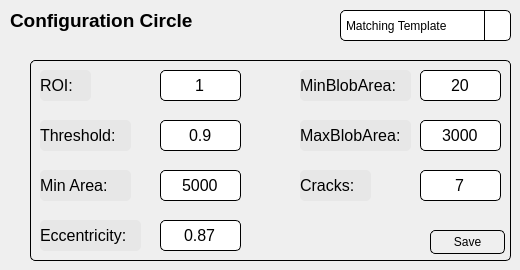
       <widget class="QWidget" name="page_1">
        <widget class="QLabel" name="label_4">
         <property name="geometry">
          <rect>
           <x>10</x>
           <y>0</y>
           <width>201</width>
           <height>41</height>
          </rect>
         </property>
         <property name="font">
          <font>
           <pointsize>14</pointsize>
           <bold>true</bold>
          </font>
         </property>
         <property name="styleSheet">
          <string notr="true">background-color: none;
color: rgb(0, 0, 0);
border: none;</string>
         </property>
         <property name="text">
          <string>Configuration Circle</string>
         </property>
         <property name="alignment">
          <set>Qt::AlignLeading|Qt::AlignLeft|Qt::AlignVCenter</set>
         </property>
        </widget>
        <widget class="QComboBox" name="comboBox_circle">
         <property name="geometry">
          <rect>
           <x>340</x>
           <y>10</y>
           <width>171</width>
           <height>31</height>
          </rect>
         </property>
         <property name="styleSheet">
          <string notr="true">QComboBox {
                border: 1px solid ;
                border-radius: 5px;
                padding: 5px;
                min-width: 6em;
                background-color: none;
            }

            QComboBox:hover {
                background-color: #cae1ff;
    			border: 1px solid #0066cc; /* Blue border for button hover */
            }

            QComboBox::drop-down {
                subcontrol-origin: padding;
                subcontrol-position: top right;
                width: 25px;
                border-left: 1px solid;
                border-top-right-radius: 3px;
                border-bottom-right-radius: 3px;
            }

            QComboBox::down-arrow {
				image: url(D:/Pharma3/icon/icons8-arrow-down);
                width: 14px;
                height: 14px;
				margin-top: 2px;    
            }

          </string>
         </property>
         <item>
          <property name="text">
           <string>Matching Template</string>
          </property>
         </item>
         <item>
          <property name="text">
           <string>Check Area</string>
          </property>
         </item>
         <item>
          <property name="text">
           <string>Check Circularity</string>
          </property>
         </item>
         <item>
          <property name="text">
           <string>Check Blob</string>
          </property>
         </item>
         <item>
          <property name="text">
           <string>Check Cracks</string>
          </property>
         </item>
         <item>
          <property name="text">
           <string>Final</string>
          </property>
         </item>
        </widget>
        <widget class="QWidget" name="widget_1" native="true">
         <property name="geometry">
          <rect>
           <x>30</x>
           <y>60</y>
           <width>481</width>
           <height>201</height>
          </rect>
         </property>
         <property name="styleSheet">
          <string notr="true">border-radius: 5px;
border: 0.5px solid rgb(0, 0, 0)</string>
         </property>
         <widget class="QLineEdit" name="Eccentricity_1">
          <property name="enabled">
           <bool>true</bool>
          </property>
          <property name="geometry">
           <rect>
            <x>130</x>
            <y>160</y>
            <width>81</width>
            <height>31</height>
           </rect>
          </property>
          <property name="font">
           <font>
            <pointsize>12</pointsize>
            <bold>false</bold>
           </font>
          </property>
          <property name="styleSheet">
           <string notr="true">border: 1px solid rgb(0, 0, 0);</string>
          </property>
          <property name="text">
           <string>0.87</string>
          </property>
          <property name="alignment">
           <set>Qt::AlignCenter</set>
          </property>
         </widget>
         <widget class="QLineEdit" name="Threshold_1">
          <property name="enabled">
           <bool>true</bool>
          </property>
          <property name="geometry">
           <rect>
            <x>130</x>
            <y>60</y>
            <width>81</width>
            <height>31</height>
           </rect>
          </property>
          <property name="font">
           <font>
            <pointsize>12</pointsize>
            <bold>false</bold>
           </font>
          </property>
          <property name="styleSheet">
           <string notr="true">border: 1px solid rgb(0, 0, 0);</string>
          </property>
          <property name="text">
           <string>0.9</string>
          </property>
          <property name="alignment">
           <set>Qt::AlignCenter</set>
          </property>
         </widget>
         <widget class="QLabel" name="label_18">
          <property name="geometry">
           <rect>
            <x>10</x>
            <y>60</y>
            <width>91</width>
            <height>31</height>
           </rect>
          </property>
          <property name="font">
           <font>
            <pointsize>12</pointsize>
            <bold>false</bold>
           </font>
          </property>
          <property name="styleSheet">
           <string notr="true">border: none;
background-color: #e7e7e7;
color: rgb(0, 0, 0);</string>
          </property>
          <property name="text">
           <string>Threshold:</string>
          </property>
         </widget>
         <widget class="QLabel" name="label_20">
          <property name="geometry">
           <rect>
            <x>270</x>
            <y>110</y>
            <width>71</width>
            <height>31</height>
           </rect>
          </property>
          <property name="font">
           <font>
            <pointsize>12</pointsize>
            <bold>false</bold>
           </font>
          </property>
          <property name="styleSheet">
           <string notr="true">border: none;
background-color: #e7e7e7;
color: rgb(0, 0, 0);</string>
          </property>
          <property name="text">
           <string>Cracks:</string>
          </property>
         </widget>
         <widget class="QLineEdit" name="Broken_1">
          <property name="enabled">
           <bool>true</bool>
          </property>
          <property name="geometry">
           <rect>
            <x>390</x>
            <y>110</y>
            <width>81</width>
            <height>31</height>
           </rect>
          </property>
          <property name="font">
           <font>
            <pointsize>12</pointsize>
            <bold>false</bold>
           </font>
          </property>
          <property name="styleSheet">
           <string notr="true">border: 1px solid rgb(0, 0, 0);</string>
          </property>
          <property name="text">
           <string>7</string>
          </property>
          <property name="alignment">
           <set>Qt::AlignCenter</set>
          </property>
         </widget>
         <widget class="QLabel" name="label_21">
          <property name="geometry">
           <rect>
            <x>10</x>
            <y>160</y>
            <width>101</width>
            <height>31</height>
           </rect>
          </property>
          <property name="font">
           <font>
            <pointsize>12</pointsize>
            <bold>false</bold>
           </font>
          </property>
          <property name="styleSheet">
           <string notr="true">border: none;
background-color: #e7e7e7;
color: rgb(0, 0, 0);</string>
          </property>
          <property name="text">
           <string>Eccentricity:</string>
          </property>
         </widget>
         <widget class="QPushButton" name="save1">
          <property name="geometry">
           <rect>
            <x>400</x>
            <y>170</y>
            <width>75</width>
            <height>24</height>
           </rect>
          </property>
          <property name="text">
           <string>Save</string>
          </property>
         </widget>
         <widget class="QLineEdit" name="min_area_1">
          <property name="enabled">
           <bool>true</bool>
          </property>
          <property name="geometry">
           <rect>
            <x>130</x>
            <y>110</y>
            <width>81</width>
            <height>31</height>
           </rect>
          </property>
          <property name="font">
           <font>
            <pointsize>12</pointsize>
            <bold>false</bold>
           </font>
          </property>
          <property name="styleSheet">
           <string notr="true">border: 1px solid rgb(0, 0, 0);</string>
          </property>
          <property name="text">
           <string>5000</string>
          </property>
          <property name="alignment">
           <set>Qt::AlignCenter</set>
          </property>
         </widget>
         <widget class="QLabel" name="label_27">
          <property name="geometry">
           <rect>
            <x>10</x>
            <y>110</y>
            <width>91</width>
            <height>31</height>
           </rect>
          </property>
          <property name="font">
           <font>
            <pointsize>12</pointsize>
            <bold>false</bold>
           </font>
          </property>
          <property name="styleSheet">
           <string notr="true">border: none;
background-color: #e7e7e7;
color: rgb(0, 0, 0);</string>
          </property>
          <property name="text">
           <string>Min Area:</string>
          </property>
         </widget>
         <widget class="QLabel" name="label_30">
          <property name="geometry">
           <rect>
            <x>10</x>
            <y>10</y>
            <width>51</width>
            <height>31</height>
           </rect>
          </property>
          <property name="font">
           <font>
            <pointsize>12</pointsize>
            <bold>false</bold>
           </font>
          </property>
          <property name="styleSheet">
           <string notr="true">border: none;
background-color: #e7e7e7;
color: rgb(0, 0, 0);</string>
          </property>
          <property name="text">
           <string>ROI:</string>
          </property>
         </widget>
         <widget class="QLineEdit" name="ROI_1">
          <property name="enabled">
           <bool>true</bool>
          </property>
          <property name="geometry">
           <rect>
            <x>130</x>
            <y>10</y>
            <width>81</width>
            <height>31</height>
           </rect>
          </property>
          <property name="font">
           <font>
            <pointsize>12</pointsize>
            <bold>false</bold>
           </font>
          </property>
          <property name="styleSheet">
           <string notr="true">border: 1px solid rgb(0, 0, 0);</string>
          </property>
          <property name="text">
           <string>1</string>
          </property>
          <property name="alignment">
           <set>Qt::AlignCenter</set>
          </property>
         </widget>
         <widget class="QLabel" name="label_31">
          <property name="geometry">
           <rect>
            <x>270</x>
            <y>60</y>
            <width>111</width>
            <height>31</height>
           </rect>
          </property>
          <property name="font">
           <font>
            <pointsize>12</pointsize>
            <bold>false</bold>
           </font>
          </property>
          <property name="styleSheet">
           <string notr="true">border: none;
background-color: #e7e7e7;
color: rgb(0, 0, 0);</string>
          </property>
          <property name="text">
           <string>MaxBlobArea:</string>
          </property>
         </widget>
         <widget class="QLineEdit" name="maxBlob_1">
          <property name="enabled">
           <bool>true</bool>
          </property>
          <property name="geometry">
           <rect>
            <x>390</x>
            <y>60</y>
            <width>81</width>
            <height>31</height>
           </rect>
          </property>
          <property name="font">
           <font>
            <pointsize>12</pointsize>
            <bold>false</bold>
           </font>
          </property>
          <property name="styleSheet">
           <string notr="true">border: 1px solid rgb(0, 0, 0);</string>
          </property>
          <property name="text">
           <string>3000</string>
          </property>
          <property name="alignment">
           <set>Qt::AlignCenter</set>
          </property>
         </widget>
         <widget class="QLabel" name="label_32">
          <property name="geometry">
           <rect>
            <x>270</x>
            <y>10</y>
            <width>111</width>
            <height>31</height>
           </rect>
          </property>
          <property name="font">
           <font>
            <pointsize>12</pointsize>
            <bold>false</bold>
           </font>
          </property>
          <property name="styleSheet">
           <string notr="true">border: none;
background-color: #e7e7e7;
color: rgb(0, 0, 0);</string>
          </property>
          <property name="text">
           <string>MinBlobArea:</string>
          </property>
         </widget>
         <widget class="QLineEdit" name="minBlob_1">
          <property name="enabled">
           <bool>true</bool>
          </property>
          <property name="geometry">
           <rect>
            <x>390</x>
            <y>10</y>
            <width>81</width>
            <height>31</height>
           </rect>
          </property>
          <property name="font">
           <font>
            <pointsize>12</pointsize>
            <bold>false</bold>
           </font>
          </property>
          <property name="styleSheet">
           <string notr="true">border: 1px solid rgb(0, 0, 0);</string>
          </property>
          <property name="text">
           <string>20</string>
          </property>
          <property name="alignment">
           <set>Qt::AlignCenter</set>
          </property>
         </widget>
        </widget>
       </widget>
